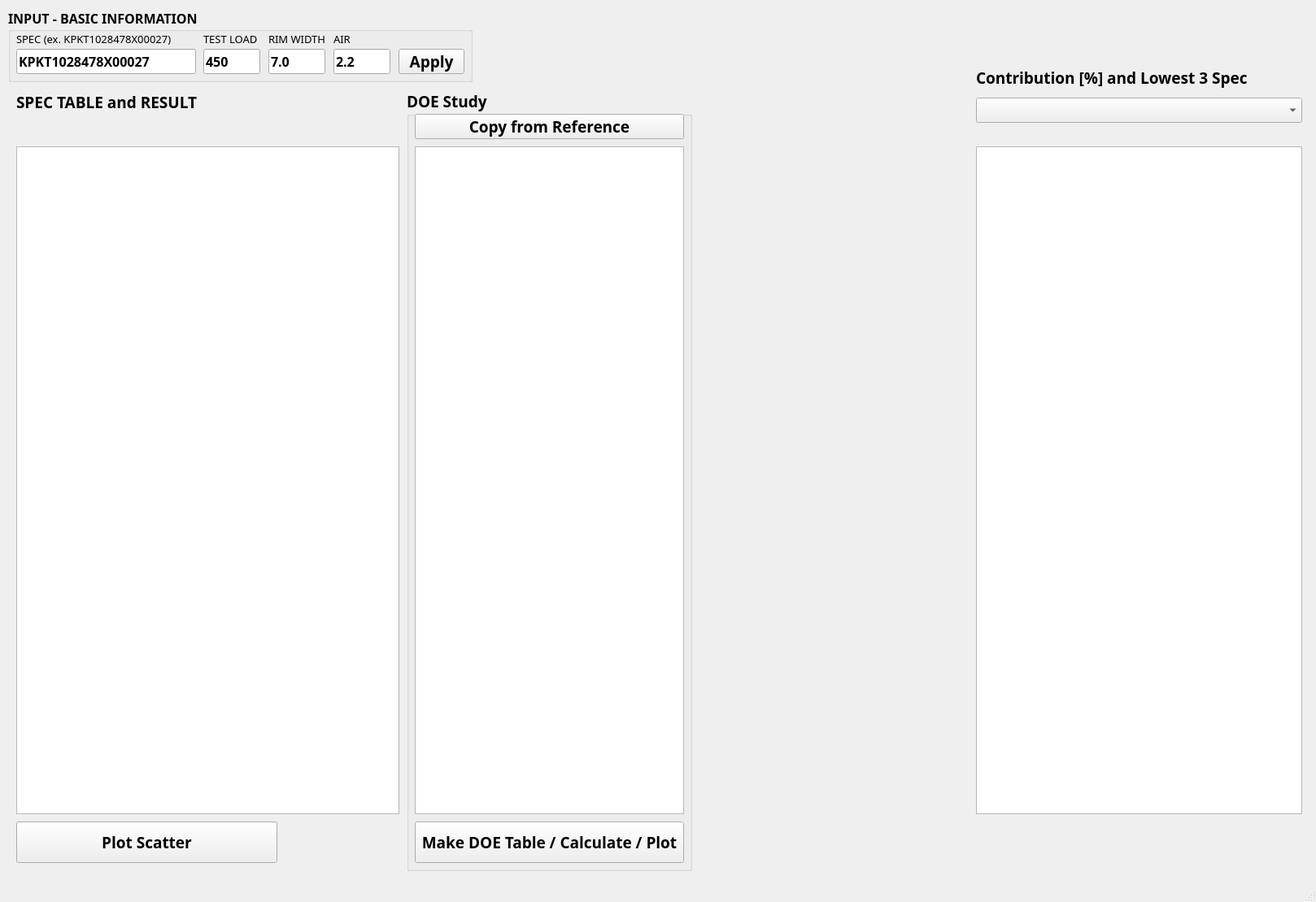
<?xml version="1.0" encoding="UTF-8"?>
<ui version="4.0">
 <class>MainWindow</class>
 <widget class="QMainWindow" name="MainWindow">
  <property name="geometry">
   <rect>
    <x>0</x>
    <y>0</y>
    <width>1618</width>
    <height>1109</height>
   </rect>
  </property>
  <property name="windowTitle">
   <string>MainWindow</string>
  </property>
  <widget class="QWidget" name="centralwidget">
   <widget class="QLabel" name="label">
    <property name="geometry">
     <rect>
      <x>20</x>
      <y>110</y>
      <width>261</width>
      <height>31</height>
     </rect>
    </property>
    <property name="font">
     <font>
      <family>맑은 고딕</family>
      <pointsize>14</pointsize>
      <weight>75</weight>
      <bold>true</bold>
     </font>
    </property>
    <property name="text">
     <string>SPEC TABLE and RESULT</string>
    </property>
   </widget>
   <widget class="QPushButton" name="pushButton_2">
    <property name="geometry">
     <rect>
      <x>20</x>
      <y>1010</y>
      <width>321</width>
      <height>51</height>
     </rect>
    </property>
    <property name="font">
     <font>
      <family>맑은 고딕</family>
      <pointsize>14</pointsize>
      <weight>75</weight>
      <bold>true</bold>
     </font>
    </property>
    <property name="text">
     <string>Plot Scatter</string>
    </property>
   </widget>
   <widget class="QTableWidget" name="tableWidget_1">
    <property name="geometry">
     <rect>
      <x>20</x>
      <y>180</y>
      <width>471</width>
      <height>821</height>
     </rect>
    </property>
    <property name="sizeAdjustPolicy">
     <enum>QAbstractScrollArea::AdjustToContents</enum>
    </property>
    <attribute name="horizontalHeaderDefaultSectionSize">
     <number>110</number>
    </attribute>
   </widget>
   <widget class="QLabel" name="label_2">
    <property name="geometry">
     <rect>
      <x>1200</x>
      <y>80</y>
      <width>341</width>
      <height>31</height>
     </rect>
    </property>
    <property name="font">
     <font>
      <family>맑은 고딕</family>
      <pointsize>14</pointsize>
      <weight>75</weight>
      <bold>true</bold>
     </font>
    </property>
    <property name="text">
     <string>Contribution [%] and Lowest 3 Spec</string>
    </property>
   </widget>
   <widget class="QTableWidget" name="tableWidget_2">
    <property name="geometry">
     <rect>
      <x>1200</x>
      <y>180</y>
      <width>401</width>
      <height>821</height>
     </rect>
    </property>
    <attribute name="horizontalHeaderDefaultSectionSize">
     <number>110</number>
    </attribute>
   </widget>
   <widget class="QComboBox" name="comboBox_select_target">
    <property name="geometry">
     <rect>
      <x>1200</x>
      <y>120</y>
      <width>401</width>
      <height>31</height>
     </rect>
    </property>
    <property name="font">
     <font>
      <family>맑은 고딕</family>
      <pointsize>10</pointsize>
     </font>
    </property>
   </widget>
   <widget class="QGroupBox" name="groupBox">
    <property name="geometry">
     <rect>
      <x>10</x>
      <y>10</y>
      <width>571</width>
      <height>91</height>
     </rect>
    </property>
    <property name="font">
     <font>
      <family>맑은 고딕</family>
      <pointsize>12</pointsize>
      <weight>75</weight>
      <bold>true</bold>
     </font>
    </property>
    <property name="title">
     <string>INPUT - BASIC INFORMATION</string>
    </property>
    <widget class="QLineEdit" name="lineEdit_2">
     <property name="geometry">
      <rect>
       <x>240</x>
       <y>50</y>
       <width>70</width>
       <height>31</height>
      </rect>
     </property>
     <property name="text">
      <string>450</string>
     </property>
    </widget>
    <widget class="QLabel" name="label_5">
     <property name="geometry">
      <rect>
       <x>320</x>
       <y>30</y>
       <width>91</width>
       <height>16</height>
      </rect>
     </property>
     <property name="font">
      <font>
       <pointsize>10</pointsize>
       <weight>50</weight>
       <bold>false</bold>
      </font>
     </property>
     <property name="text">
      <string>RIM WIDTH</string>
     </property>
    </widget>
    <widget class="QLineEdit" name="lineEdit_3">
     <property name="geometry">
      <rect>
       <x>320</x>
       <y>50</y>
       <width>70</width>
       <height>31</height>
      </rect>
     </property>
     <property name="text">
      <string>7.0</string>
     </property>
    </widget>
    <widget class="QLabel" name="label_6">
     <property name="geometry">
      <rect>
       <x>400</x>
       <y>30</y>
       <width>91</width>
       <height>16</height>
      </rect>
     </property>
     <property name="font">
      <font>
       <pointsize>10</pointsize>
       <weight>50</weight>
       <bold>false</bold>
      </font>
     </property>
     <property name="text">
      <string>AIR</string>
     </property>
    </widget>
    <widget class="QLineEdit" name="lineEdit_4">
     <property name="geometry">
      <rect>
       <x>400</x>
       <y>50</y>
       <width>70</width>
       <height>31</height>
      </rect>
     </property>
     <property name="text">
      <string>2.2</string>
     </property>
    </widget>
    <widget class="QPushButton" name="pushButton_1">
     <property name="geometry">
      <rect>
       <x>480</x>
       <y>50</y>
       <width>81</width>
       <height>31</height>
      </rect>
     </property>
     <property name="font">
      <font>
       <family>맑은 고딕</family>
       <pointsize>14</pointsize>
       <weight>75</weight>
       <bold>true</bold>
      </font>
     </property>
     <property name="text">
      <string>Apply</string>
     </property>
    </widget>
    <widget class="QLabel" name="label_4">
     <property name="geometry">
      <rect>
       <x>240</x>
       <y>30</y>
       <width>91</width>
       <height>16</height>
      </rect>
     </property>
     <property name="font">
      <font>
       <pointsize>10</pointsize>
       <weight>50</weight>
       <bold>false</bold>
      </font>
     </property>
     <property name="text">
      <string>TEST LOAD</string>
     </property>
    </widget>
    <widget class="QLabel" name="label_3">
     <property name="geometry">
      <rect>
       <x>10</x>
       <y>30</y>
       <width>191</width>
       <height>16</height>
      </rect>
     </property>
     <property name="font">
      <font>
       <pointsize>10</pointsize>
       <weight>50</weight>
       <bold>false</bold>
      </font>
     </property>
     <property name="text">
      <string>SPEC (ex. KPKT1028478X00027)</string>
     </property>
    </widget>
    <widget class="QLineEdit" name="lineEdit_1">
     <property name="geometry">
      <rect>
       <x>10</x>
       <y>50</y>
       <width>221</width>
       <height>31</height>
      </rect>
     </property>
     <property name="text">
      <string>KPKT1028478X00027</string>
     </property>
    </widget>
   </widget>
   <widget class="MplWidget" name="MplWidget_1" native="true">
    <property name="geometry">
     <rect>
      <x>860</x>
      <y>180</y>
      <width>331</width>
      <height>401</height>
     </rect>
    </property>
   </widget>
   <widget class="MplWidget" name="MplWidget_2" native="true">
    <property name="geometry">
     <rect>
      <x>860</x>
      <y>630</y>
      <width>331</width>
      <height>371</height>
     </rect>
    </property>
   </widget>
   <widget class="QGroupBox" name="groupBox_2">
    <property name="geometry">
     <rect>
      <x>500</x>
      <y>110</y>
      <width>351</width>
      <height>961</height>
     </rect>
    </property>
    <property name="font">
     <font>
      <family>맑은 고딕</family>
      <pointsize>14</pointsize>
      <weight>75</weight>
      <bold>true</bold>
     </font>
    </property>
    <property name="title">
     <string>DOE Study</string>
    </property>
    <widget class="QPushButton" name="pushButton_3">
     <property name="geometry">
      <rect>
       <x>10</x>
       <y>30</y>
       <width>331</width>
       <height>31</height>
      </rect>
     </property>
     <property name="font">
      <font>
       <family>맑은 고딕</family>
       <pointsize>14</pointsize>
       <weight>75</weight>
       <bold>true</bold>
      </font>
     </property>
     <property name="text">
      <string>Copy from Reference</string>
     </property>
    </widget>
    <widget class="QTableWidget" name="tableWidget_3">
     <property name="geometry">
      <rect>
       <x>10</x>
       <y>70</y>
       <width>331</width>
       <height>821</height>
      </rect>
     </property>
     <property name="font">
      <font>
       <pointsize>9</pointsize>
       <weight>50</weight>
       <bold>false</bold>
      </font>
     </property>
     <property name="sizeAdjustPolicy">
      <enum>QAbstractScrollArea::AdjustToContents</enum>
     </property>
     <attribute name="horizontalHeaderDefaultSectionSize">
      <number>110</number>
     </attribute>
    </widget>
    <widget class="QPushButton" name="pushButton_6">
     <property name="geometry">
      <rect>
       <x>10</x>
       <y>900</y>
       <width>331</width>
       <height>51</height>
      </rect>
     </property>
     <property name="font">
      <font>
       <family>맑은 고딕</family>
       <pointsize>14</pointsize>
       <weight>75</weight>
       <bold>true</bold>
      </font>
     </property>
     <property name="text">
      <string>Make DOE Table / Calculate / Plot</string>
     </property>
    </widget>
   </widget>
   <zorder>groupBox_2</zorder>
   <zorder>groupBox</zorder>
   <zorder>label</zorder>
   <zorder>pushButton_2</zorder>
   <zorder>tableWidget_1</zorder>
   <zorder>label_2</zorder>
   <zorder>tableWidget_2</zorder>
   <zorder>comboBox_select_target</zorder>
   <zorder>MplWidget_1</zorder>
   <zorder>MplWidget_2</zorder>
  </widget>
  <widget class="QMenuBar" name="menubar">
   <property name="geometry">
    <rect>
     <x>0</x>
     <y>0</y>
     <width>1618</width>
     <height>21</height>
    </rect>
   </property>
  </widget>
  <widget class="QStatusBar" name="statusbar"/>
 </widget>
 <customwidgets>
  <customwidget>
   <class>MplWidget</class>
   <extends>QWidget</extends>
   <header>mplwidget.h</header>
   <container>1</container>
  </customwidget>
 </customwidgets>
 <resources/>
 <connections/>
</ui>
